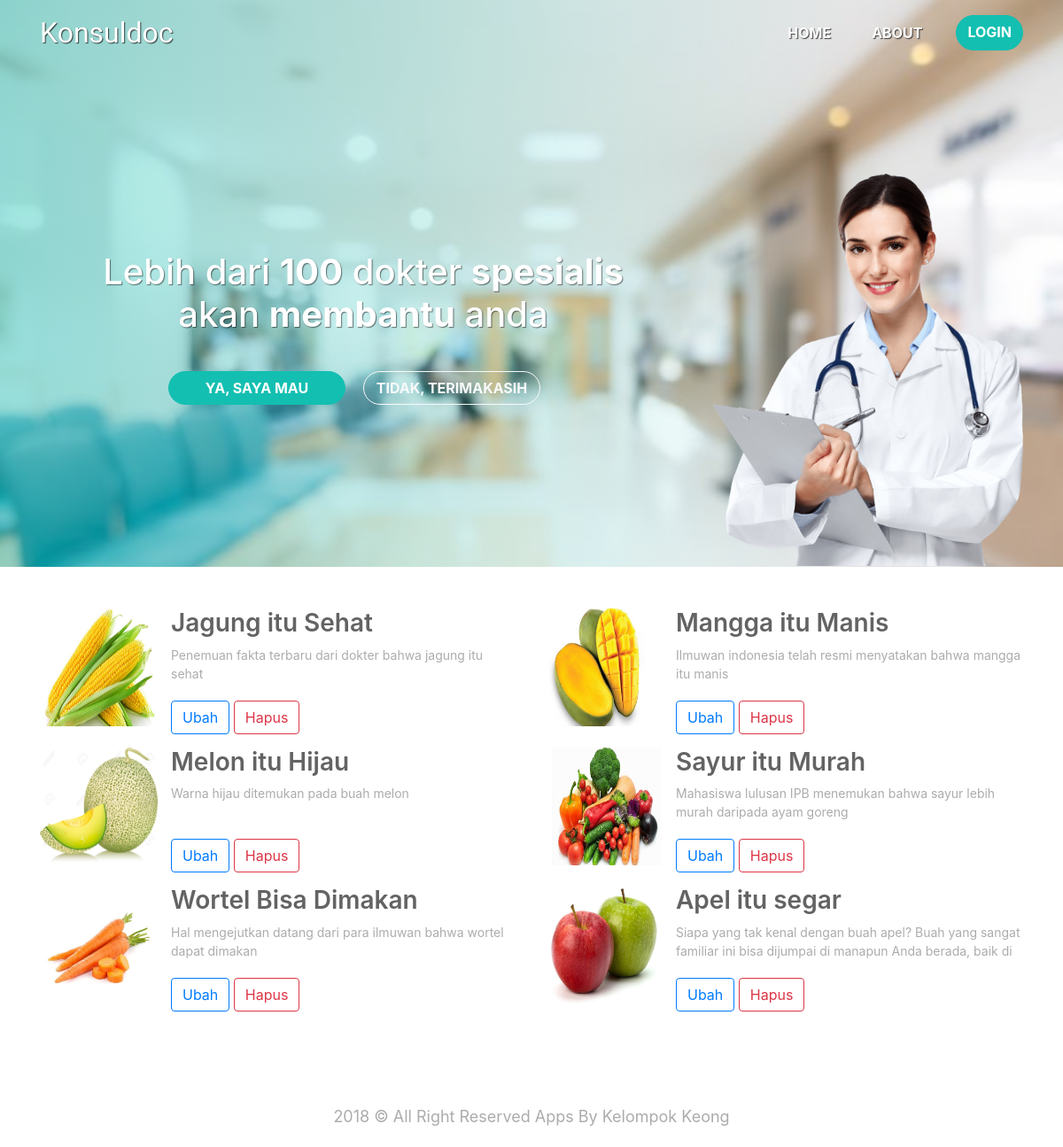
/index.php?p=lihat_artikel, run on the app's committed database.
### tables this page shows
CREATE TABLE `tartikel` (
  `id` int(5) NOT NULL,
  `judul` varchar(20) NOT NULL,
  `artikel` text NOT NULL,
  `foto` varchar(100) NOT NULL,
  `date` timestamp NOT NULL DEFAULT CURRENT_TIMESTAMP ON UPDATE CURRENT_TIMESTAMP
);

### index.php (called while the page is built, shortened)
<?php
if(!isset($_GET['p'])){
  $page = "select_main";
}else{
  $page = $_GET['p'];
}
include 'pages/'.$page .'.php';
?>

### database/Artikel.php (called while the page is built, shortened)
 <?php
 	class Artikel{
 		private $pdo;
 		function __construct(){
 			try{
 				$this->pdo = new PDO('mysql:host=localhost;dbname=db_konsuldoc','root','');
 			}catch(PDOException $e){
 				echo $e;
 			}
 		}
	public function tampilArtikel3(){
		$sql="SELECT * FROM tartikel";
		$stmt = $this->pdo->query($sql);
		return $stmt;
	}
}
?>

### pages/lihat_artikel.php (the view, shortened to what this page needs)
<?php
  include 'database/Artikel.php';
 ?>
  <div class="row berita">
<?php
          $artikel = new Artikel;
          $data = $artikel->tampilArtikel3();
          foreach ($data as $row) :
        ?>
    <div class="col-lg-6 maelee">
      <img src="<?= $row['foto'] ?>" alt="workingspace" class="float-left">
      <h3><?= $row['judul'] ?></h3>
      <p><?= $row['artikel'] ?></small></p>
       <a href="index.php?p=edit_artikel&id=<?= $row['id'];?>"><button class="btn btn-outline-primary">Ubah</button></a>
       <a href="index.php?p=../process/artikel/deleteArtikel_proses&id=<?=$row['id']?>"><button class="btn btn-outline-danger">Hapus</button></a>
    </div>
     <?php
        endforeach;
        ?>
  </div>

### style.css (style rules this page uses)
.maelee { margin-top: 15px; }
.berita img { margin-right: 15px; width: 133px; height: 133px; }
.berita h3 { color: #636363; font-weight: 600; }
.berita p { color: #ACACAC; font-size: 14px; height: 46px; overflow: hidden; }

### csslogin/styles.css (style rules this page uses)
*, *::after, *::before { -webkit-box-sizing: border-box; box-sizing: border-box; }
a { text-decoration: none; }
img { max-width: 100%; }

### data on the page
tartikel: foto (picture), judul "Jagung itu Sehat", artikel "Penemuan fakta terbaru dari dokter bahwa jagung itu sehat"
tartikel: foto (picture), judul "Mangga itu Manis", artikel "Ilmuwan indonesia telah resmi menyatakan bahwa mangga itu manis"
tartikel: foto (picture), judul "Melon itu Hijau", artikel "Warna hijau ditemukan pada buah melon"
tartikel: foto (picture), judul "Sayur itu Murah", artikel "Mahasiswa lulusan IPB menemukan bahwa sayur lebih murah daripada ayam goreng"
tartikel: foto (picture), judul "Wortel Bisa Dimakan", artikel "Hal mengejutkan datang dari para ilmuwan bahwa wortel dapat dimakan"
tartikel: foto (picture), judul "Apel itu segar", artikel "Siapa yang tak kenal dengan buah apel? Buah yang sangat familiar ini bisa dijumpai di manapun Anda berada, baik di…"
